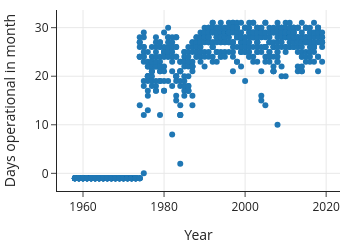

The notebook cell this image was saved under:
### Markdown cell above
We see that a handful of months have averages based on measurements taken on fewer than half the days. In addition, there are nearly 200 missing values. A scatterplot can help us cross-check missing data against the year of the recording:

### Code cell
px.scatter(co2, x='Yr', y='days', width=350, height=250,
          labels={'Yr':'Year', 'days':'Days operational in month' }).show()

### Figure 1 — Plotly figure (JSON) as saved in the notebook; plotly's stock layout.template omitted (floating-point values rounded to 4 significant figures; data arrays with more than 128 entries replaced by an {"elided": "..."} marker saying what was removed)
{"data": [{"hovertemplate": "Year=%{x}<br>Days operational in month=%{y}<extra></extra>", "legendgroup": "", "marker": {"color": "#1F77B4", "symbol": "circle"}, "mode": "markers", "name": "", "orientation": "v", "showlegend": false, "type": "scatter", "x": {"elided": "738 int values"}, "xaxis": "x", "y": {"elided": "738 int values"}, "yaxis": "y"}], "layout": {"height": 250, "legend": {"tracegroupgap": 0}, "width": 350, "xaxis": {"anchor": "y", "domain": [0, 1], "title": {"text": "Year"}}, "yaxis": {"anchor": "x", "domain": [0, 1], "title": {"text": "Days operational in month"}}}}
